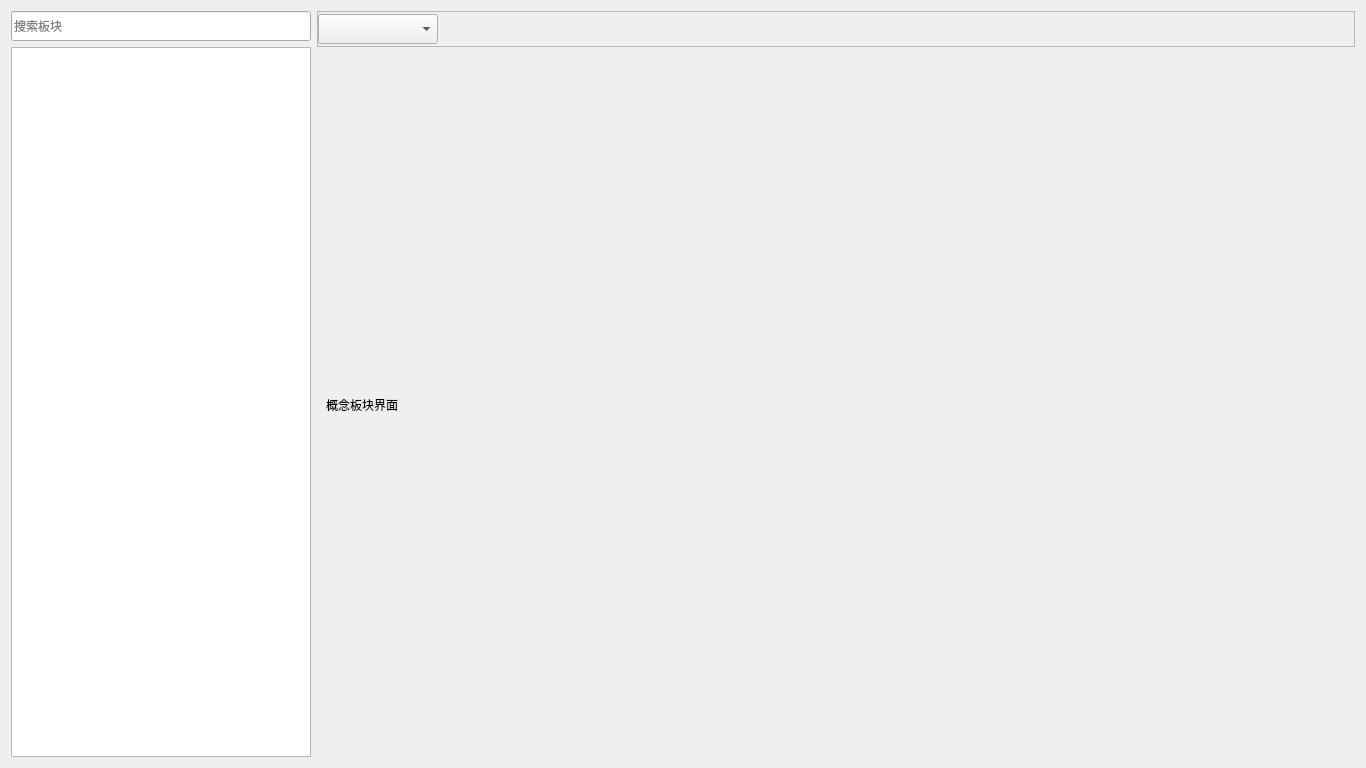
<?xml version="1.0" encoding="UTF-8"?>
<ui version="4.0">
 <class>ConceptBoardWidget</class>
 <widget class="QWidget" name="ConceptBoardWidget">
  <property name="geometry">
   <rect>
    <x>0</x>
    <y>0</y>
    <width>1366</width>
    <height>768</height>
   </rect>
  </property>
  <property name="windowTitle">
   <string>Form</string>
  </property>
  <layout class="QHBoxLayout" name="horizontalLayout_2">
   <item>
    <layout class="QVBoxLayout" name="verticalLayout_2">
     <item>
      <widget class="QLineEdit" name="lineEdit_search">
       <property name="minimumSize">
        <size>
         <width>300</width>
         <height>30</height>
        </size>
       </property>
       <property name="maximumSize">
        <size>
         <width>300</width>
         <height>16777215</height>
        </size>
       </property>
       <property name="placeholderText">
        <string>搜索板块</string>
       </property>
      </widget>
     </item>
     <item>
      <widget class="QListWidget" name="listWidget_card">
       <property name="minimumSize">
        <size>
         <width>300</width>
         <height>0</height>
        </size>
       </property>
       <property name="maximumSize">
        <size>
         <width>300</width>
         <height>16777215</height>
        </size>
       </property>
      </widget>
     </item>
    </layout>
   </item>
   <item>
    <layout class="QVBoxLayout" name="verticalLayout">
     <item>
      <widget class="QFrame" name="frame">
       <property name="minimumSize">
        <size>
         <width>0</width>
         <height>36</height>
        </size>
       </property>
       <property name="maximumSize">
        <size>
         <width>16777215</width>
         <height>36</height>
        </size>
       </property>
       <property name="frameShape">
        <enum>QFrame::StyledPanel</enum>
       </property>
       <property name="frameShadow">
        <enum>QFrame::Raised</enum>
       </property>
       <layout class="QHBoxLayout" name="horizontalLayout">
        <property name="leftMargin">
         <number>0</number>
        </property>
        <property name="topMargin">
         <number>0</number>
        </property>
        <property name="rightMargin">
         <number>0</number>
        </property>
        <property name="bottomMargin">
         <number>0</number>
        </property>
        <item>
         <widget class="QComboBox" name="comboBox_bar_type">
          <property name="minimumSize">
           <size>
            <width>120</width>
            <height>30</height>
           </size>
          </property>
          <property name="maximumSize">
           <size>
            <width>16777215</width>
            <height>30</height>
           </size>
          </property>
         </widget>
        </item>
        <item>
         <spacer name="horizontalSpacer">
          <property name="orientation">
           <enum>Qt::Horizontal</enum>
          </property>
          <property name="sizeHint" stdset="0">
           <size>
            <width>909</width>
            <height>20</height>
           </size>
          </property>
         </spacer>
        </item>
       </layout>
      </widget>
     </item>
     <item>
      <widget class="QWidget" name="widget_view" native="true">
       <layout class="QGridLayout" name="gridLayout">
        <item row="0" column="0">
         <widget class="QLabel" name="label">
          <property name="text">
           <string>概念板块界面</string>
          </property>
         </widget>
        </item>
       </layout>
      </widget>
     </item>
    </layout>
   </item>
  </layout>
 </widget>
 <resources/>
 <connections/>
</ui>
